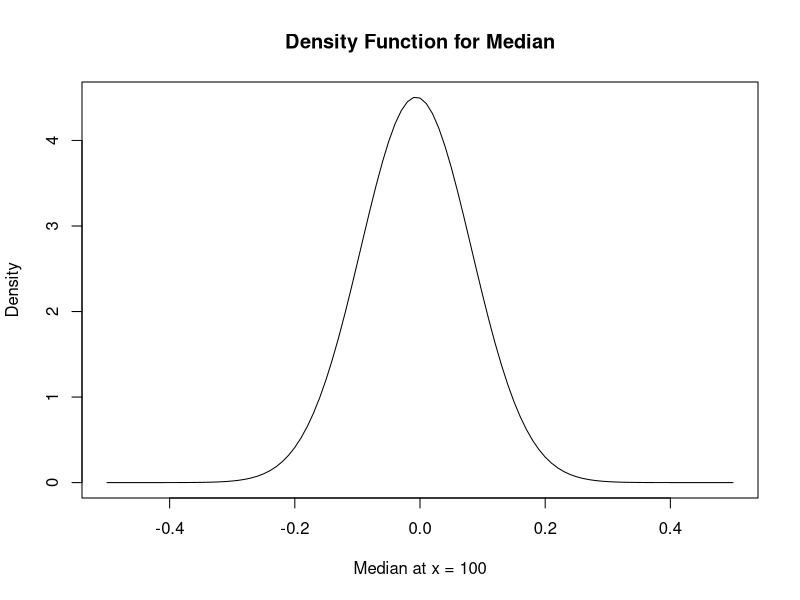
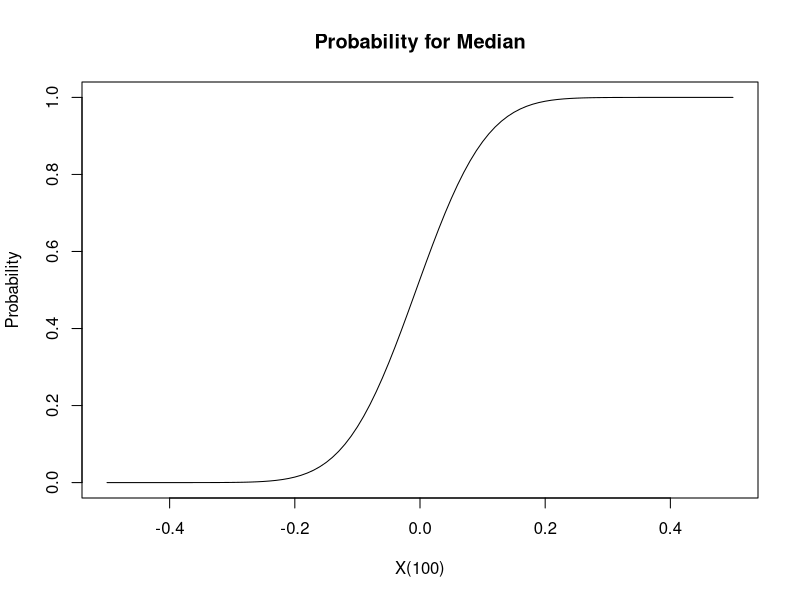
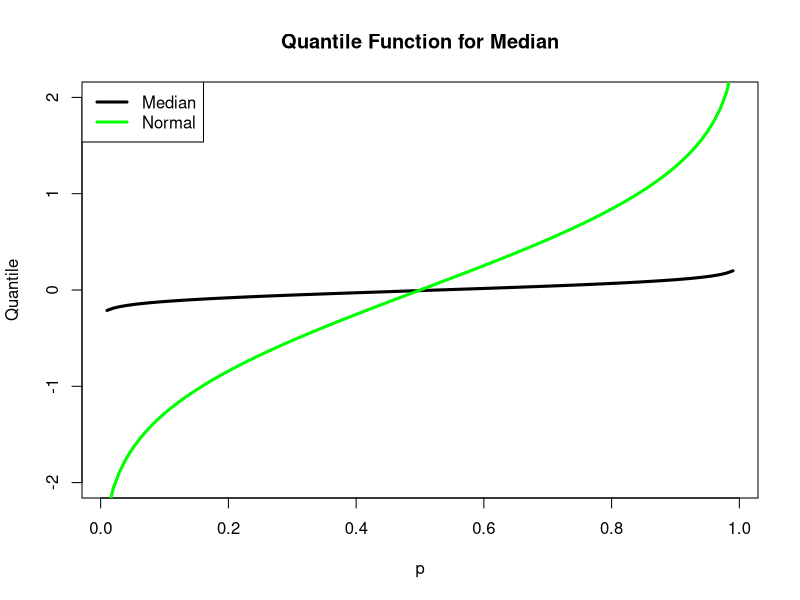
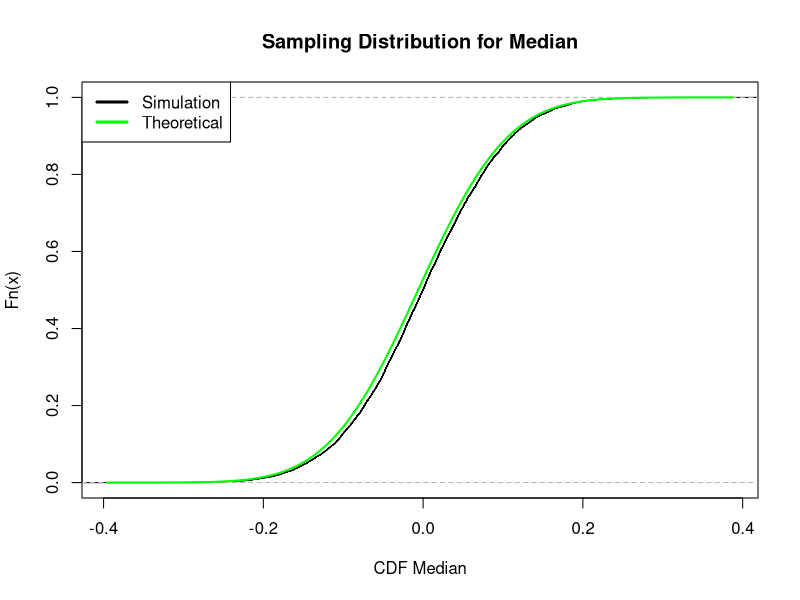
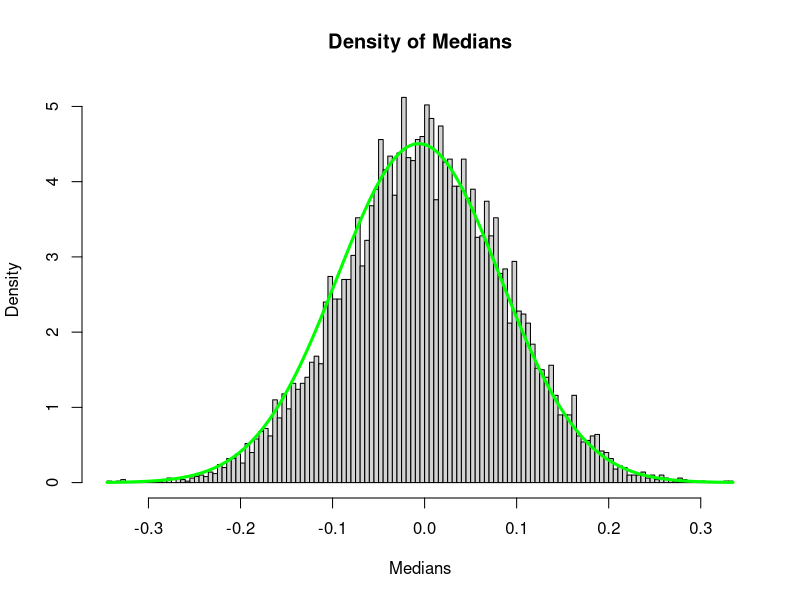
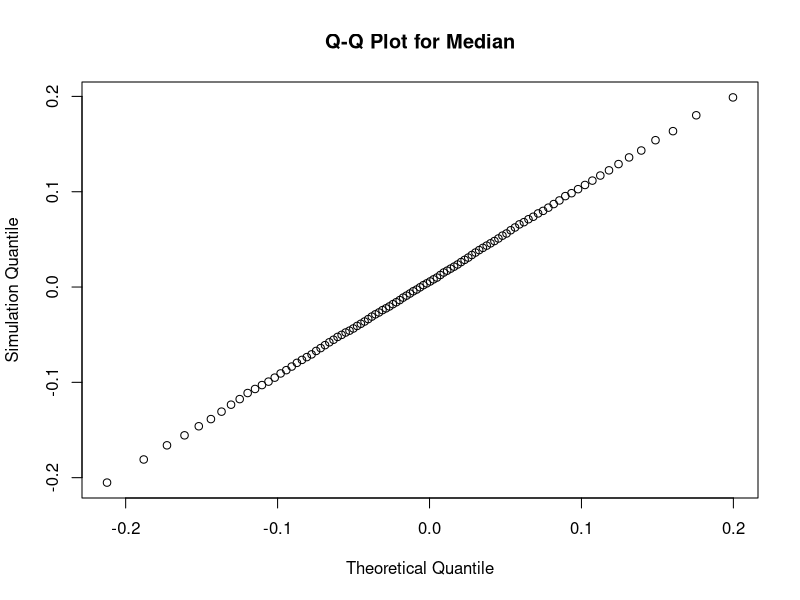
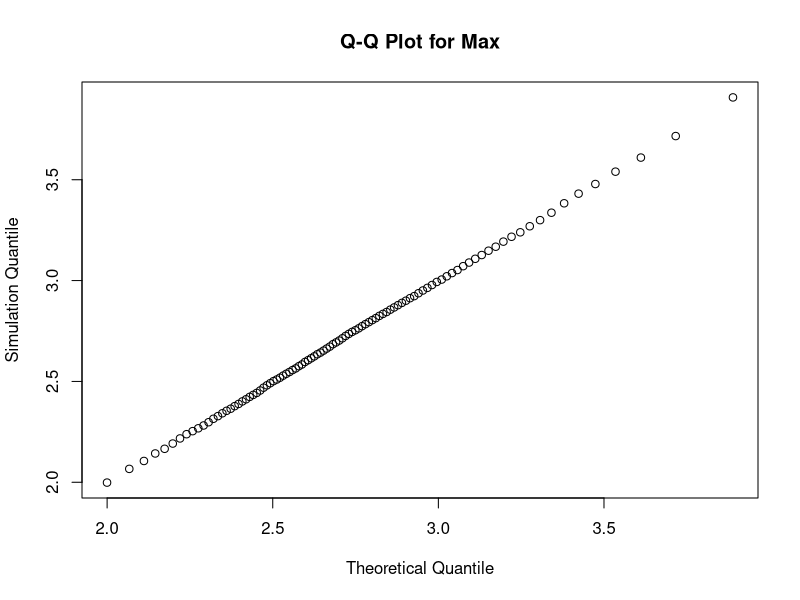

Write the R code that produced these figures, in order.
## ---- chunk 1
library(dplyr)
library(tidyverse)
## ---- chunk 2
dorder <- function(x){
  100 * choose(200,100) * (pnorm(x))^(100-1) * (1-pnorm(x))^(200-100) * dnorm(x)
}

curve(dorder(x), -0.5, 0.5, main = "Density Function for Median", xlab = "Median at x = 100", ylab = "Density")
## ---- chunk 3
porder <- function(x){
  pbinom(100-1, 200, pnorm(x), lower.tail = FALSE)
}
curve(porder(x), -0.5, 0.5, main = "Probability for Median", 
      xlab = "X(100)", ylab = "Probability")
## ---- chunk 4
qorder <- function(p){
  out <- p
  for (i in seq_along(p)){
    out[i] <- uniroot(function(x){
      porder(x) - p[i]
      },
      c(-100,100))$root
  }
  out
}

p <- seq(0.01, 0.99, by = 0.01)
plot(p,
     qorder(p),
     type="l",
     ylim=c(-2,2),
     ylab="Quantile",
     lwd=3,
     main = "Quantile Function for Median")
lines(p,
      qnorm(p),
      col="green",
      lwd=3)
legend("topleft",
       c("Median","Normal"),
       col = c("black","green"), 
       lwd = 3)
## ---- chunk 5
samp <- array(rnorm(200 * 10000, 0, 1), c(10000, 200))
meds <- samp %>% 
  apply(1, median)
plot(ecdf(meds),
     xlab = "CDF Median",
     main = "Sampling Distribution for Median")
curve(porder(x), lwd = 2, add = TRUE, col = "green")
legend("topleft",
       c("Simulation","Theoretical"), 
       col = c("black", "green"), 
       lwd = 3)
## ---- chunk 6
hist(meds, breaks = 100, freq = FALSE, 
     main = "Density of Medians",
     xlab = "Medians")
curve(dorder(x), col = "green", add = TRUE, lw = 3)
## ---- chunk 7
p <- seq(0.01, 0.99, by = 0.01)

x_meds <- qorder(p)
y_meds <- quantile(meds, seq(0.01, 0.99, by = 0.01))
qqplot(x_meds, y_meds,
       main = "Q-Q Plot for Median",
       xlab = "Theoretical Quantile", 
       ylab = "Simulation Quantile")
## ---- chunk 8
dorderk <- function(x, k){
  k * choose(200, k) * (pnorm(x))^(k - 1) * (1-pnorm(x))^(200 - k) * dnorm(x)
}

porderk <- function(x, k){
  pbinom(k - 1, 200, pnorm(x), lower.tail = FALSE)
}

qorderk <- function(p, k){
  out <- p
  for (i in seq_along(p)){
    out[i] <- uniroot(function(x){
      porderk(x, k) - p[i]
      },
      c(-100, 100))$root
  }
  out
}
## ---- chunk 9
p <- seq(0.01, 0.99, by = 0.01)
samp <- array(rnorm(200 * 10000, 0, 1), c(10000, 200))
maxs <- samp %>% 
  apply(1, max)
x <- qorderk(p, 200)
y <- quantile(maxs, seq(0.01, 0.99, by = 0.01))
qqplot(x, y,
       main = "Q-Q Plot for Max",
       xlab = "Theoretical Quantile", 
       ylab = "Simulation Quantile")
## ---- chunk 10

## ---- chunk 11

